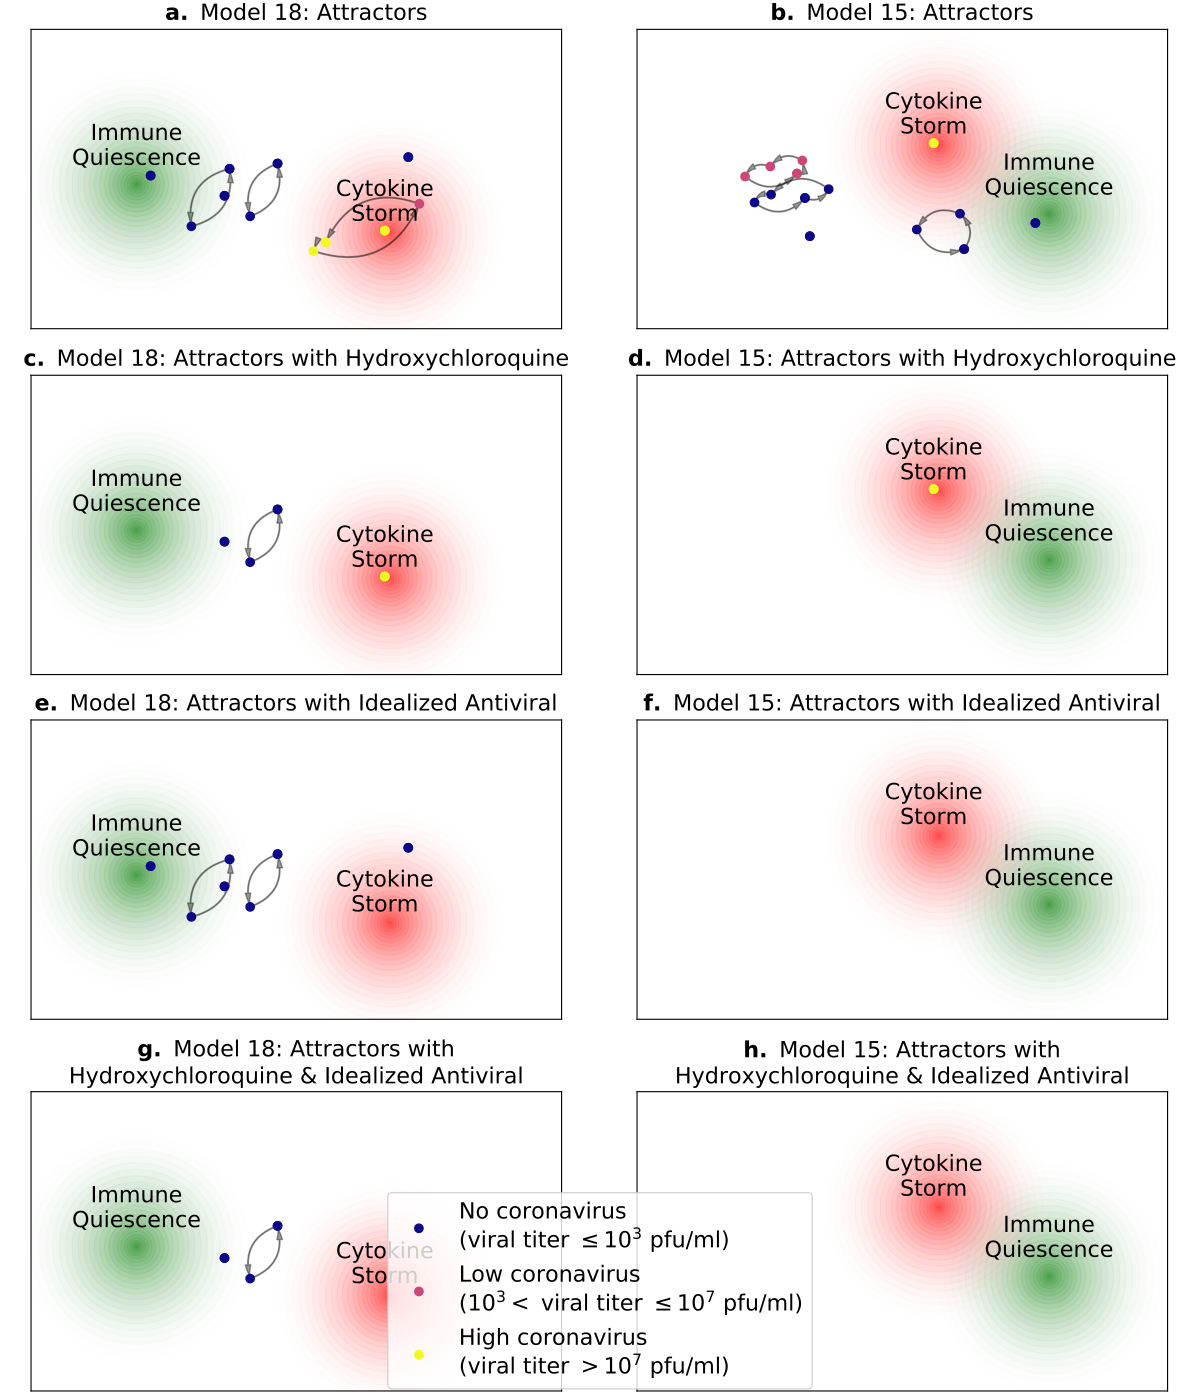

Reproduce this figure in Python.
import json
from os.path import join
import sqlite3
import numpy as np

from matplotlib import cm
from matplotlib import pyplot as plt
from matplotlib import patches
from sklearn.manifold import MDS
import pandas as pd

cytokine_storm = {
    13: [2, 0, 0, 0, 1, 1, 0, 0, 2, 2, 0, 0, 2, 2, 0, 1, 1, 1, 2],
    15: [2, 0, 0, 0, 1, 1, 0, 0, 2, 1, 0, 0, 2, 1, 0, 1, 0, 1, 2],
    18: [2, 0, 0, 0, 1, 1, 0, 0, 2, 1, 0, 0, 2, 0, 0, 1, 0, 1, 2],
}

rest_states = {
    13: [0, 0, 0, 0, 0, 0, 0, 0, 0, 0, 0, 0, 0, 0, 0, 0, 0, 0, 0],
    15: [0, 0, 0, 0, 0, 0, 0, 0, 0, 0, 0, 0, 0, 0, 0, 0, 0, 0, 0],
    18: [0, 0, 0, 0, 0, 0, 0, 0, 0, 0, 0, 0, 0, 0, 0, 0, 0, 0, 0],
}


def plot_attractors(df):
    fig, axs = plt.subplots(
        len(df['drug'].unique()),
        len(df['model_id'].unique()),
        sharex=True,
        sharey=True,
        figsize=(12, 14),
        squeeze=False,
        gridspec_kw={'wspace': 0.05},
        constrained_layout=True,
    )
    style = 'Simple, tail_width=0.5, head_width=4, head_length=8'
    kw = dict(arrowstyle=style, color='k', alpha=0.4)
    jitter = 0.1
    num_points = 25
    colors = cm.plasma(np.linspace(0, 1, 3))
    for i, model_id in enumerate(reversed(df['model_id'].unique())):
        for j, drug in enumerate(df['drug'].unique()):
            df_sub = df[(df['model_id'] == model_id) & (df['drug'] == drug)]
            periods_attractors_cv_values = zip(
                df_sub['period'],
                df_sub['states_2d'],
                df_sub['cv_value'],
            )
            for period, attractor, cv_values in periods_attractors_cv_values:
                ax = axs[j, i]
                attractor = np.array(attractor)
                if period == 'rest':
                    for k in range(num_points):
                        ax.scatter(
                            attractor[:, 0],
                            attractor[:, 1],
                            s=k ** 3.2,
                            alpha=((num_points - k) / num_points) / 10,
                            color='green',
                        )
                    ax.annotate(
                        'Immune\nQuiescence',
                        (attractor[:, 0], attractor[:, 1] + 1.0),
                        ha='center',
                        fontsize=16,
                    )
                if period == 'cytokine_storm':
                    for k in range(num_points):
                        ax.scatter(
                            attractor[:, 0] + jitter,
                            attractor[:, 1] - jitter,
                            s=k ** 3.2,
                            alpha=((num_points - k) / num_points) / 10,
                            color='red',
                        ).set_zorder(1)
                    ax.annotate(
                        'Cytokine\nStorm',
                        (attractor[:, 0], attractor[:, 1] + 0.5),
                        ha='center',
                        fontsize=16,
                    )
                if period not in {'rest', 'cytokine_storm'}:
                    ax.scatter(
                        attractor[:, 0],
                        attractor[:, 1],
                        c=list(map(lambda x: colors[x], cv_values)),
                    ).set_zorder(3)
                    for k, state in enumerate(attractor[:-1]):
                        arrow = patches.FancyArrowPatch(
                            state,
                            attractor[k + 1, :],
                            connectionstyle='arc3,rad=.45',
                            **kw,
                        )
                        ax.add_patch(arrow)
                ax.set_xticks([])
                ax.set_yticks([])
                if model_id == 18:
                    if drug == 'None':
                        ax.set_title(
                            f"""$\\bf{{a.}}$ Model {model_id}: Attractors""",
                            fontsize=16,
                        )
                    elif drug == 'antiviral':
                        ax.set_title(
                            f"""$\\bf{{e.}}$ Model {model_id}: Attractors with Idealized Antiviral""",
                            fontsize=16,
                        )
                    elif drug == 'hydroxychloroquine':
                        ax.set_title(
                            f"""$\\bf{{c.}}$ Model {model_id}: Attractors with Hydroxychloroquine""",
                            fontsize=16,
                        )
                    elif drug == 'hydroxychloroquine_antiviral':
                        ax.set_title(
                            f"""$\\bf{{g.}}$ Model {model_id}: Attractors with
Hydroxychloroquine & Idealized Antiviral""",
                            fontsize=16,
                        )
                elif model_id == 15:
                    if drug == 'None':
                        ax.set_title(
                            f"""$\\bf{{b.}}$ Model {model_id}: Attractors""",
                            fontsize=16,
                        )
                    elif drug == 'antiviral':
                        ax.set_title(
                            f"""$\\bf{{f.}}$ Model {model_id}: Attractors with Idealized Antiviral""",
                            fontsize=16,
                        )
                    elif drug == 'hydroxychloroquine':
                        ax.set_title(
                            f"""$\\bf{{d.}}$ Model {model_id}: Attractors with Hydroxychloroquine""",
                            fontsize=16,
                        )
                    elif drug == 'hydroxychloroquine_antiviral':
                        ax.set_title(
                            f"""$\\bf{{h.}}$ Model {model_id}: Attractors with
Hydroxychloroquine & Idealized Antiviral""",
                            fontsize=16,
                        )
    fake_points = [
        plt.Line2D([0], [1], color=c, marker='o', linestyle='')
        for c in colors
    ]
    fig.legend(
        fake_points,
        [
            'No coronavirus\n(viral titer $\\leq 10^3$ pfu/ml)',
            'Low coronavirus\n($10^3 <$ viral titer $\\leq 10^7$ pfu/ml)',
            'High coronavirus\n(viral titer $> 10^7$ pfu/ml)',
        ],
        loc='lower center',
        fontsize=16,
    )
    # fig.tight_layout()
    plt.savefig(join('.', 'figures', 'attractors.pdf'))


def reduce_attractor_dimensions(df):
    model_dfs = []
    for model_id in df['model_id'].unique():
        model_df = df[df['model_id'] == model_id]
        attractor_states = [
            i for s in model_df['states'] for i in s
        ] + [cytokine_storm[model_id]] + [rest_states[model_id]]
        mds = MDS(random_state=850732)
        reduced_attractor_states = mds.fit_transform(attractor_states)
        mapping = dict(zip(
            [tuple(s) for s in attractor_states],
            reduced_attractor_states,
        ))
        all_states_2d = []
        for states in model_df['states']:
            states_2d = []
            for state in states:
                states_2d += [mapping[tuple(state)]]
            all_states_2d += [states_2d]
        model_df = model_df.assign(states_2d=all_states_2d)
        for drug in df['drug'].unique():
            model_df = model_df.append({
                'model_id': model_id,
                'period': 'rest',
                'drug': drug,
                'states': [rest_states[model_id]],
                'states_2d': [mapping[tuple(rest_states[model_id])]],
            }, ignore_index=True)
            model_df = model_df.append({
                'model_id': model_id,
                'period': 'cytokine_storm',
                'drug': drug,
                'states': [cytokine_storm[model_id]],
                'states_2d': [mapping[tuple(cytokine_storm[model_id])]],
            }, ignore_index=True)
        model_dfs += [model_df]
    return pd.concat(model_dfs)


def parse_steady_state_col(df):
    steady_state_dicts = list(map(json.loads, df['steady_state']))
    steady_state = pd.json_normalize(steady_state_dicts)
    return pd.merge(
        df,
        steady_state,
        left_index=True,
        right_index=True,
    ).drop('steady_state', axis=1)


if __name__ == '__main__':
    conn = sqlite3.connect(join('.', 'models', '20200415_cv_MCM_Guimera.db'))
    df = pd.read_sql_query(
        """
SELECT steady_state, model_id FROM steady_state
WHERE (model_id = 18 OR model_id = 15)
GROUP BY model_id, JSON_EXTRACT(steady_state, "$.states"),
JSON_EXTRACT(steady_state, "$.drug");
        """,
        conn,
    )
    df = parse_steady_state_col(df)
    df = reduce_attractor_dimensions(df)
    df.loc[df['drug'].isna(), 'drug'] = 'None'
    df['cv_value'] = df.apply(
        lambda row: [state[-1] for _, state in enumerate(row['states'])],
        axis=1,
    )
    plot_attractors(df)
